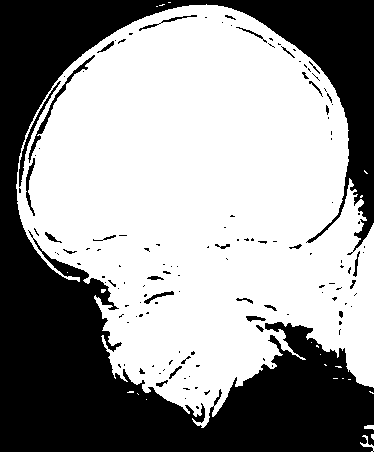
#> input picture imgs/teste.png, 374 x 452 px
$ python erosion.py
#> lines starting #> are read from the running program, lines starting #| are printed output that depends on the picture; after the words box and inside, x2 and y2 are one past the last pixel; in counts of white or black regions, pixels touching at a corner belong together
from PIL import Image
import numpy as np

im = Image.open('../imgs/teste.png')
#> im is the input picture: PIL image 374x452 L; 59.7% white; 134 black regions (103 under 20 px), largest, box (x1, y1, x2, y2) and area: (0, 0, 374, 452) 65430, (28, 55, 95, 163) 449, (19, 81, 61, 187) 349
im.show()
M, N = im.size
#> M = 374; N = 452
mm = im.load()

flags = flags = Image.new("L", (M,N), color=1)
#> flags: PIL image 374x452 L; every value is 1
ff = flags.load()

def erode(x,y):
    if mm[x,y] == 0:
        mm[x,y] = 255
        ff[x,y] = 0

for x in range(1,M-1):
    for y in range(1,N-1):
        if mm[x,y]==255 and ff[x,y] == 1:
            erode(x-1,y-1)
            erode(x,y-1)
            erode(x+1,y-1)
            erode(x-1,y)
            erode(x+1,y)
            erode(x-1,y+1)
            erode(x,y+1)
            erode(x+1,y+1)

output = Image.fromarray(np.uint8(im))
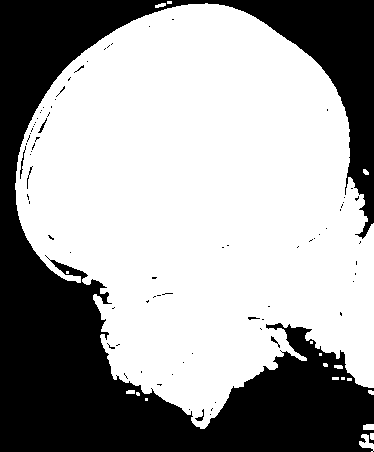
#> output: PIL image 374x452 L; 63% white; 78 black regions (71 under 20 px), largest, box (x1, y1, x2, y2) and area: (0, 0, 374, 452) 62062, (20, 146, 26, 179) 46, (195, 409, 204, 421) 36
output.show()
#> (the run stopped early here; a loop or call above may not have finished)
